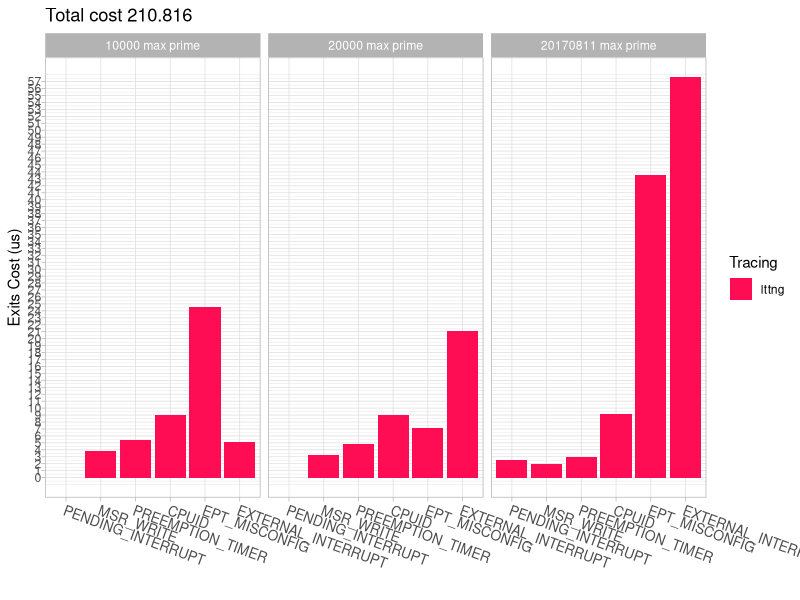

This chart was generated by the following R code:
#!/usr/bin/env Rscript
library(ggplot2)
library(ggrepel)
library(plyr)
colors <- c("#ff0d54",  "#5f2054", "#2f2054")
# layer,tracer,maxprime,event,freq,total_event_cost,cost_per_event
data <- read.table("./io-overhead/data/exits-cost-cpu.csv", header=T, sep=",")

data$maxprime <- paste(data$maxprime,'max prime')

data = subset(data, event != 'VMCALL')
data = subset(data, tracer != 'sysbench' & tracer != 'dd')
# compute duplicated rows
data_filtered <- ddply(data, .(layer, tracer, maxprime, event),
                       transform,
                       freq = sum(freq),
                       total_event_cost = sum(total_event_cost)/10**3,
                       cost_per_event = sum(total_event_cost)/sum(freq)
)

data_filtered <- unique(data_filtered[c("layer", "tracer", "maxprime", "event", "freq", "total_event_cost", "cost_per_event")])

plot <- ggplot(data_filtered, aes(x=reorder(event, total_event_cost), y = total_event_cost)) +
  geom_bar(aes(fill=tracer), position="stack",stat="identity") +
  scale_y_continuous(breaks = seq(0, max(data_filtered$total_event_cost), 1)) +
  facet_wrap(~maxprime, ncol=4) +
  # coord_flip() +
  # geom_label_repel(aes(y=tracing_events, label=paste(tracing_events,event_type)),
  #                  size = 3, segment.size = 0.3, colour="black", fill="white",
  #                  min.segment.length = unit(0, "lines"), nudge_x = 0
  # ) +
  # geom_text(aes(y=max, label=label ), colour='black', size = 3.4,
  #           position=position_dodge(width=0.9), vjust=-1) +
  
  scale_fill_manual(values = colors) +
  labs(x ="", y ="Exits Cost (us)", fill="Tracing", title=paste("Total cost",sum(data_filtered$total_event_cost))) +
  # scale_fill_manual(values = colors) +
  theme_light() +
  theme(
    # legend.position = c(0.94,0.91),
    # legend.title=element_blank(),
    axis.text.x = element_text(angle = -20, hjust = 0, vjust=1, size = 10),
    axis.text.y = element_text(margin = margin(t=2,b=1))
  )
plot(plot)